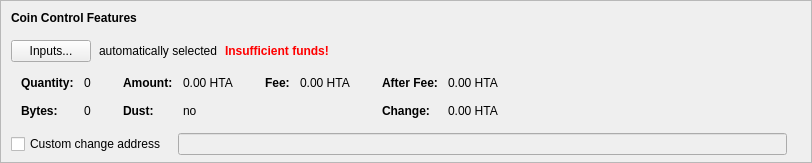
    <widget class="QFrame" name="frameCoinControl">
     <property name="sizePolicy">
      <sizepolicy hsizetype="Expanding" vsizetype="Expanding">
       <horstretch>0</horstretch>
       <verstretch>0</verstretch>
      </sizepolicy>
     </property>
     <property name="maximumSize">
      <size>
       <width>16777215</width>
       <height>16777215</height>
      </size>
     </property>
     <property name="frameShape">
      <enum>QFrame::StyledPanel</enum>
     </property>
     <property name="frameShadow">
      <enum>QFrame::Sunken</enum>
     </property>
     <layout class="QVBoxLayout" name="verticalLayoutCoinControl2">
      <property name="spacing">
       <number>0</number>
      </property>
      <property name="leftMargin">
       <number>0</number>
      </property>
      <property name="topMargin">
       <number>0</number>
      </property>
      <property name="rightMargin">
       <number>0</number>
      </property>
      <property name="bottomMargin">
       <number>6</number>
      </property>
      <item>
       <layout class="QVBoxLayout" name="verticalLayoutCoinControl" stretch="0,0,0,0,1">
        <property name="spacing">
         <number>0</number>
        </property>
        <property name="leftMargin">
         <number>10</number>
        </property>
        <property name="topMargin">
         <number>10</number>
        </property>
        <item>
         <layout class="QHBoxLayout" name="horizontalLayoutCoinControl1">
          <property name="bottomMargin">
           <number>15</number>
          </property>
          <item>
           <widget class="QLabel" name="labelCoinControlFeatures">
            <property name="sizePolicy">
             <sizepolicy hsizetype="Preferred" vsizetype="Maximum">
              <horstretch>0</horstretch>
              <verstretch>0</verstretch>
             </sizepolicy>
            </property>
            <property name="font">
             <font>
              <weight>75</weight>
              <bold>true</bold>
             </font>
            </property>
            <property name="styleSheet">
             <string notr="true">font-weight:bold;</string>
            </property>
            <property name="text">
             <string>Coin Control Features</string>
            </property>
           </widget>
          </item>
         </layout>
        </item>
        <item>
         <layout class="QHBoxLayout" name="horizontalLayoutCoinControl2" stretch="0,0,0,0">
          <property name="spacing">
           <number>8</number>
          </property>
          <property name="bottomMargin">
           <number>10</number>
          </property>
          <item>
           <widget class="QPushButton" name="pushButtonCoinControl">
            <property name="styleSheet">
             <string notr="true"/>
            </property>
            <property name="text">
             <string>Inputs...</string>
            </property>
            <property name="autoDefault">
             <bool>false</bool>
            </property>
           </widget>
          </item>
          <item>
           <widget class="QLabel" name="labelCoinControlAutomaticallySelected">
            <property name="text">
             <string>automatically selected</string>
            </property>
            <property name="margin">
             <number>5</number>
            </property>
           </widget>
          </item>
          <item>
           <widget class="QLabel" name="labelCoinControlInsuffFunds">
            <property name="font">
             <font>
              <weight>75</weight>
              <bold>true</bold>
             </font>
            </property>
            <property name="styleSheet">
             <string notr="true">color:red;font-weight:bold;</string>
            </property>
            <property name="text">
             <string>Insufficient funds!</string>
            </property>
            <property name="margin">
             <number>5</number>
            </property>
           </widget>
          </item>
          <item>
           <spacer name="horizontalSpacerCoinControl">
            <property name="orientation">
             <enum>Qt::Horizontal</enum>
            </property>
            <property name="sizeHint" stdset="0">
             <size>
              <width>40</width>
              <height>1</height>
             </size>
            </property>
           </spacer>
          </item>
         </layout>
        </item>
        <item>
         <widget class="QWidget" name="widgetCoinControl" native="true">
          <property name="sizePolicy">
           <sizepolicy hsizetype="Preferred" vsizetype="Preferred">
            <horstretch>0</horstretch>
            <verstretch>0</verstretch>
           </sizepolicy>
          </property>
          <property name="minimumSize">
           <size>
            <width>0</width>
            <height>0</height>
           </size>
          </property>
          <property name="styleSheet">
           <string notr="true"/>
          </property>
          <layout class="QHBoxLayout" name="horizontalLayoutCoinControl5">
           <property name="leftMargin">
            <number>0</number>
           </property>
           <property name="topMargin">
            <number>0</number>
           </property>
           <property name="rightMargin">
            <number>0</number>
           </property>
           <property name="bottomMargin">
            <number>0</number>
           </property>
           <item>
            <layout class="QHBoxLayout" name="horizontalLayoutCoinControl3" stretch="0,0,0,1">
             <property name="spacing">
              <number>20</number>
             </property>
             <property name="topMargin">
              <number>0</number>
             </property>
             <property name="bottomMargin">
              <number>10</number>
             </property>
             <item>
              <layout class="QFormLayout" name="formLayoutCoinControl1">
               <property name="horizontalSpacing">
                <number>10</number>
               </property>
               <property name="verticalSpacing">
                <number>14</number>
               </property>
               <property name="leftMargin">
                <number>10</number>
               </property>
               <property name="topMargin">
                <number>4</number>
               </property>
               <property name="rightMargin">
                <number>6</number>
               </property>
               <item row="0" column="0">
                <widget class="QLabel" name="labelCoinControlQuantityText">
                 <property name="font">
                  <font>
                   <weight>75</weight>
                   <bold>true</bold>
                  </font>
                 </property>
                 <property name="text">
                  <string>Quantity:</string>
                 </property>
                 <property name="margin">
                  <number>0</number>
                 </property>
                </widget>
               </item>
               <item row="0" column="1">
                <widget class="QLabel" name="labelCoinControlQuantity">
                 <property name="cursor">
                  <cursorShape>IBeamCursor</cursorShape>
                 </property>
                 <property name="contextMenuPolicy">
                  <enum>Qt::ActionsContextMenu</enum>
                 </property>
                 <property name="text">
                  <string notr="true">0</string>
                 </property>
                 <property name="margin">
                  <number>0</number>
                 </property>
                 <property name="textInteractionFlags">
                  <set>Qt::LinksAccessibleByMouse|Qt::TextSelectableByKeyboard|Qt::TextSelectableByMouse</set>
                 </property>
                </widget>
               </item>
               <item row="1" column="0">
                <widget class="QLabel" name="labelCoinControlBytesText">
                 <property name="font">
                  <font>
                   <weight>75</weight>
                   <bold>true</bold>
                  </font>
                 </property>
                 <property name="text">
                  <string>Bytes:</string>
                 </property>
                </widget>
               </item>
               <item row="1" column="1">
                <widget class="QLabel" name="labelCoinControlBytes">
                 <property name="cursor">
                  <cursorShape>IBeamCursor</cursorShape>
                 </property>
                 <property name="contextMenuPolicy">
                  <enum>Qt::ActionsContextMenu</enum>
                 </property>
                 <property name="text">
                  <string notr="true">0</string>
                 </property>
                 <property name="textInteractionFlags">
                  <set>Qt::LinksAccessibleByMouse|Qt::TextSelectableByKeyboard|Qt::TextSelectableByMouse</set>
                 </property>
                </widget>
               </item>
              </layout>
             </item>
             <item>
              <layout class="QFormLayout" name="formLayoutCoinControl2">
               <property name="horizontalSpacing">
                <number>10</number>
               </property>
               <property name="verticalSpacing">
                <number>14</number>
               </property>
               <property name="leftMargin">
                <number>6</number>
               </property>
               <property name="topMargin">
                <number>4</number>
               </property>
               <property name="rightMargin">
                <number>6</number>
               </property>
               <item row="0" column="0">
                <widget class="QLabel" name="labelCoinControlAmountText">
                 <property name="font">
                  <font>
                   <weight>75</weight>
                   <bold>true</bold>
                  </font>
                 </property>
                 <property name="text">
                  <string>Amount:</string>
                 </property>
                 <property name="margin">
                  <number>0</number>
                 </property>
                </widget>
               </item>
               <item row="0" column="1">
                <widget class="QLabel" name="labelCoinControlAmount">
                 <property name="cursor">
                  <cursorShape>IBeamCursor</cursorShape>
                 </property>
                 <property name="contextMenuPolicy">
                  <enum>Qt::ActionsContextMenu</enum>
                 </property>
                 <property name="text">
                  <string notr="true">0.00 HTA</string>
                 </property>
                 <property name="textInteractionFlags">
                  <set>Qt::LinksAccessibleByMouse|Qt::TextSelectableByKeyboard|Qt::TextSelectableByMouse</set>
                 </property>
                </widget>
               </item>
               <item row="1" column="0">
                <widget class="QLabel" name="labelCoinControlLowOutputText">
                 <property name="font">
                  <font>
                   <weight>75</weight>
                   <bold>true</bold>
                  </font>
                 </property>
                 <property name="text">
                  <string>Dust:</string>
                 </property>
                </widget>
               </item>
               <item row="1" column="1">
                <widget class="QLabel" name="labelCoinControlLowOutput">
                 <property name="cursor">
                  <cursorShape>IBeamCursor</cursorShape>
                 </property>
                 <property name="contextMenuPolicy">
                  <enum>Qt::ActionsContextMenu</enum>
                 </property>
                 <property name="text">
                  <string notr="true">no</string>
                 </property>
                 <property name="textInteractionFlags">
                  <set>Qt::LinksAccessibleByMouse|Qt::TextSelectableByKeyboard|Qt::TextSelectableByMouse</set>
                 </property>
                </widget>
               </item>
              </layout>
             </item>
             <item>
              <layout class="QFormLayout" name="formLayoutCoinControl3">
               <property name="horizontalSpacing">
                <number>10</number>
               </property>
               <property name="verticalSpacing">
                <number>14</number>
               </property>
               <property name="leftMargin">
                <number>6</number>
               </property>
               <property name="topMargin">
                <number>4</number>
               </property>
               <property name="rightMargin">
                <number>6</number>
               </property>
               <item row="0" column="0">
                <widget class="QLabel" name="labelCoinControlFeeText">
                 <property name="font">
                  <font>
                   <weight>75</weight>
                   <bold>true</bold>
                  </font>
                 </property>
                 <property name="text">
                  <string>Fee:</string>
                 </property>
                 <property name="margin">
                  <number>0</number>
                 </property>
                </widget>
               </item>
               <item row="0" column="1">
                <widget class="QLabel" name="labelCoinControlFee">
                 <property name="cursor">
                  <cursorShape>IBeamCursor</cursorShape>
                 </property>
                 <property name="contextMenuPolicy">
                  <enum>Qt::ActionsContextMenu</enum>
                 </property>
                 <property name="text">
                  <string notr="true">0.00 HTA</string>
                 </property>
                 <property name="textInteractionFlags">
                  <set>Qt::LinksAccessibleByMouse|Qt::TextSelectableByKeyboard|Qt::TextSelectableByMouse</set>
                 </property>
                </widget>
               </item>
             </layout>
             </item>
             <item>
              <layout class="QFormLayout" name="formLayoutCoinControl4">
               <property name="horizontalSpacing">
                <number>10</number>
               </property>
               <property name="verticalSpacing">
                <number>14</number>
               </property>
               <property name="leftMargin">
                <number>6</number>
               </property>
               <property name="topMargin">
                <number>4</number>
               </property>
               <property name="rightMargin">
                <number>6</number>
               </property>
               <item row="0" column="0">
                <widget class="QLabel" name="labelCoinControlAfterFeeText">
                 <property name="font">
                  <font>
                   <weight>75</weight>
                   <bold>true</bold>
                  </font>
                 </property>
                 <property name="text">
                  <string>After Fee:</string>
                 </property>
                 <property name="margin">
                  <number>0</number>
                 </property>
                </widget>
               </item>
               <item row="0" column="1">
                <widget class="QLabel" name="labelCoinControlAfterFee">
                 <property name="cursor">
                  <cursorShape>IBeamCursor</cursorShape>
                 </property>
                 <property name="contextMenuPolicy">
                  <enum>Qt::ActionsContextMenu</enum>
                 </property>
                 <property name="text">
                  <string notr="true">0.00 HTA</string>
                 </property>
                 <property name="textInteractionFlags">
                  <set>Qt::LinksAccessibleByMouse|Qt::TextSelectableByKeyboard|Qt::TextSelectableByMouse</set>
                 </property>
                </widget>
               </item>
               <item row="1" column="0">
                <widget class="QLabel" name="labelCoinControlChangeText">
                 <property name="font">
                  <font>
                   <weight>75</weight>
                   <bold>true</bold>
                  </font>
                 </property>
                 <property name="text">
                  <string>Change:</string>
                 </property>
                </widget>
               </item>
               <item row="1" column="1">
                <widget class="QLabel" name="labelCoinControlChange">
                 <property name="cursor">
                  <cursorShape>IBeamCursor</cursorShape>
                 </property>
                 <property name="contextMenuPolicy">
                  <enum>Qt::ActionsContextMenu</enum>
                 </property>
                 <property name="text">
                  <string notr="true">0.00 HTA</string>
                 </property>
                 <property name="textInteractionFlags">
                  <set>Qt::LinksAccessibleByMouse|Qt::TextSelectableByKeyboard|Qt::TextSelectableByMouse</set>
                 </property>
                </widget>
               </item>
              </layout>
             </item>
            </layout>
           </item>
          </layout>
         </widget>
        </item>
        <item>
         <layout class="QHBoxLayout" name="horizontalLayoutCoinControl4" stretch="0,0,0">
          <property name="spacing">
           <number>12</number>
          </property>
          <property name="sizeConstraint">
           <enum>QLayout::SetDefaultConstraint</enum>
          </property>
          <property name="topMargin">
           <number>5</number>
          </property>
          <property name="rightMargin">
           <number>5</number>
          </property>
          <item>
           <widget class="QCheckBox" name="checkBoxCoinControlChange">
            <property name="toolTip">
             <string>If this is activated, but the change address is empty or invalid, change will be sent to a newly generated address.</string>
            </property>
            <property name="text">
             <string>Custom change address</string>
            </property>
           </widget>
          </item>
          <item>
           <widget class="QValidatedLineEdit" name="lineEditCoinControlChange">
            <property name="enabled">
             <bool>false</bool>
            </property>
            <property name="sizePolicy">
             <sizepolicy hsizetype="Expanding" vsizetype="Fixed">
              <horstretch>0</horstretch>
              <verstretch>0</verstretch>
             </sizepolicy>
            </property>
           </widget>
          </item>
          <item>
           <widget class="QLabel" name="labelCoinControlChangeLabel">
            <property name="sizePolicy">
             <sizepolicy hsizetype="Preferred" vsizetype="Expanding">
              <horstretch>0</horstretch>
              <verstretch>0</verstretch>
             </sizepolicy>
            </property>
            <property name="minimumSize">
             <size>
              <width>0</width>
              <height>0</height>
             </size>
            </property>
            <property name="text">
             <string/>
            </property>
            <property name="margin">
             <number>3</number>
            </property>
           </widget>
          </item>
         </layout>
        </item>
        <item>
         <spacer name="verticalSpacerCoinControl">
          <property name="orientation">
           <enum>Qt::Vertical</enum>
          </property>
          <property name="sizeHint" stdset="0">
           <size>
            <width>800</width>
            <height>1</height>
           </size>
          </property>
         </spacer>
        </item>
       </layout>
      </item>
     </layout>
    </widget>
